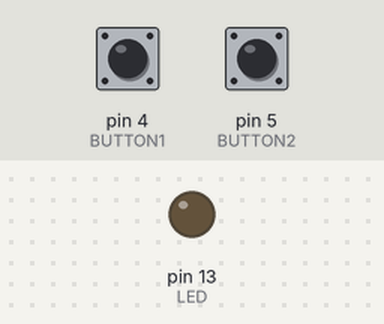
A sketch run on a simulated Arduino Uno, built with avr-gcc and run on an emulated ATmega328P. Parts: output pins drawn as LEDs (lit = HIGH). Inputs (shaded band) come from the test bench; at power-on: pin 4 (BUTTON1) HIGH, pin 5 (BUTTON2) HIGH.

Above: at 1.2 s.
1.3 s: pin 4 (BUTTON1) pulled LOW for 0.15 s
At 1.37 s:
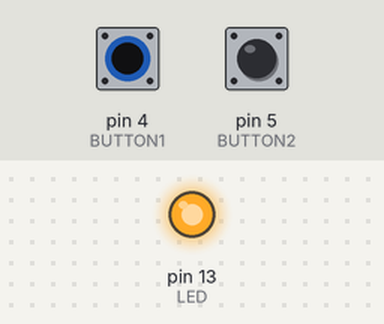
2.9 s: pin 4 (BUTTON1) pulled LOW for 3.2 s
At 6.7 s:
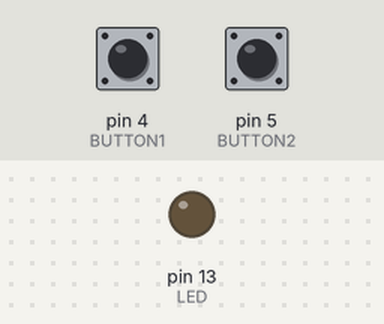
7.6 s: pin 5 (BUTTON2) pulled LOW for 3.2 s
At 9.0 s:
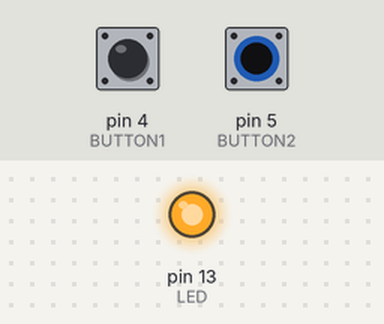
Timing chart, 0 to 12.3 s (numbered marks = the images above; inputs shaded):
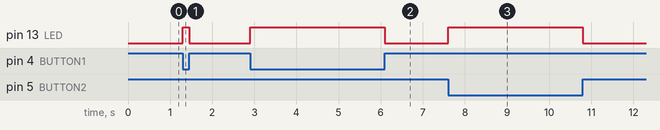

Measured:
- after the input at 1.3 s, pin 13 (LED): LOW → HIGH at once, → LOW 0.15 s later
- after the input at 2.9 s, pin 13 (LED): LOW → HIGH at once, → LOW 3.2 s later
- after the input at 7.6 s, pin 13 (LED): LOW → HIGH at once, → LOW 3.2 s later

The sketch:

OR_GATE.ino
```cpp
/*  Arduino program 7 to implement OR digital gate
 *  Date: 19th Nov 17
 *  @BML Munjal University, Arduino 101 Workshop
 */

#define LED 13  //define LED to digital pin 13
#define BUTTON1 4  //define button 1 to pin 4
#define BUTTON2 5   // define button 2 to pin 5

boolean val1, val2;   //define two variable of data type boolean

void setup(){
  pinMode(LED, OUTPUT);  //set led to be output
  pinMode(BUTTON1, INPUT_PULLUP);  //set button 1 to be input
  pinMode(BUTTON2, INPUT_PULLUP);   // set button 2 to be input
}

void loop(){

  val1 = digitalRead(BUTTON1);  // read value of button 1
  val2 = digitalRead(BUTTON2);   //read value of button 2

  if(val1 == LOW || val2 == LOW )  // conditional statement
  digitalWrite(LED, HIGH);

  else{
  digitalWrite(LED, LOW);
  }
}
```
